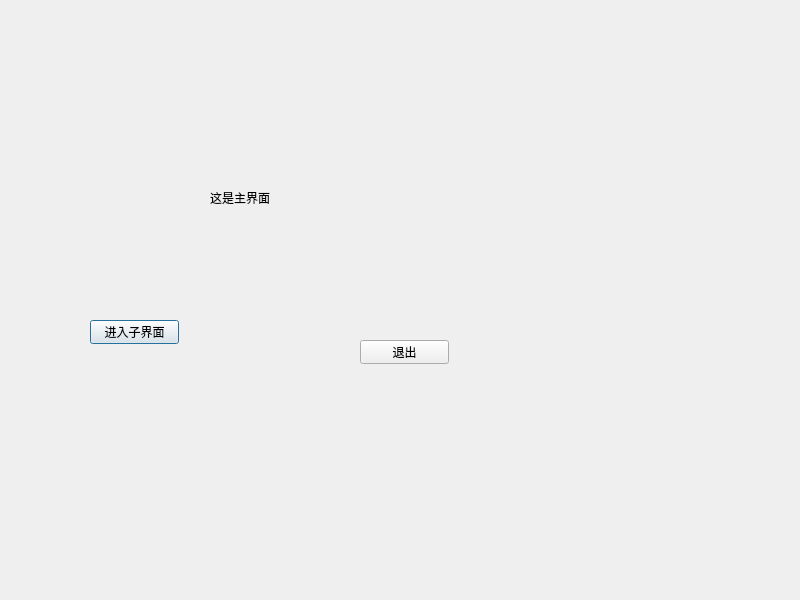
<?xml version="1.0" encoding="UTF-8"?>
<ui version="4.0">
 <class>MainDialog</class>
 <widget class="QDialog" name="MainDialog">
  <property name="geometry">
   <rect>
    <x>0</x>
    <y>0</y>
    <width>800</width>
    <height>600</height>
   </rect>
  </property>
  <property name="windowTitle">
   <string>MainDialog</string>
  </property>
  <widget class="QLabel" name="label">
   <property name="geometry">
    <rect>
     <x>210</x>
     <y>190</y>
     <width>72</width>
     <height>15</height>
    </rect>
   </property>
   <property name="text">
    <string>这是主界面</string>
   </property>
  </widget>
  <widget class="QPushButton" name="EnterChildBtn">
   <property name="geometry">
    <rect>
     <x>90</x>
     <y>320</y>
     <width>89</width>
     <height>24</height>
    </rect>
   </property>
   <property name="text">
    <string>进入子界面</string>
   </property>
  </widget>
  <widget class="QPushButton" name="ExitBtn">
   <property name="geometry">
    <rect>
     <x>360</x>
     <y>340</y>
     <width>89</width>
     <height>24</height>
    </rect>
   </property>
   <property name="text">
    <string>退出</string>
   </property>
  </widget>
 </widget>
 <resources/>
 <connections>
  <connection>
   <sender>ExitBtn</sender>
   <signal>clicked()</signal>
   <receiver>MainDialog</receiver>
   <slot>reject()</slot>
   <hints>
    <hint type="sourcelabel">
     <x>411</x>
     <y>353</y>
    </hint>
    <hint type="destinationlabel">
     <x>632</x>
     <y>255</y>
    </hint>
   </hints>
  </connection>
 </connections>
</ui>
